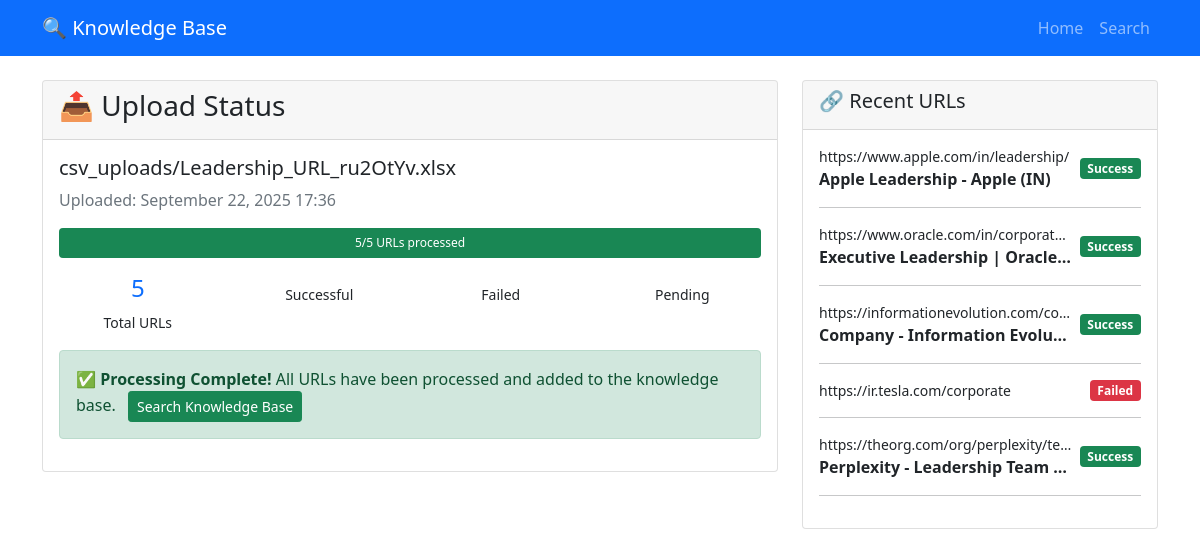
Page /upload/8/status/ on the committed database.
### knowledge_base/models.py (models this page shows, shortened)
class CSVUpload(models.Model):
    file = models.FileField(upload_to='csv_uploads/')
    uploaded_at = models.DateTimeField(default=timezone.now)
    processed = models.BooleanField(default=False)
    total_urls = models.IntegerField(default=0)
    processed_urls = models.IntegerField(default=0)

class ScrapedURL(models.Model):
    STATUS_CHOICES = [
        ('pending', 'Pending'),
        ('success', 'Success'),
        ('failed', 'Failed'),
        ('processing', 'Processing')
    ]
    csv_upload = models.ForeignKey(CSVUpload, on_delete=models.CASCADE, related_name='scraped_urls')
    url = models.URLField(max_length=2000)
    title = models.CharField(max_length=500, blank=True)
    content = models.TextField(blank=True)
    meta_description = models.TextField(blank=True)
    status_code = models.IntegerField(null=True)
    scraping_status = models.CharField(max_length=20, choices=STATUS_CHOICES, default='pending')
    scraped_at = models.DateTimeField(null=True, blank=True)
    error_message = models.TextField(blank=True)
    structured_data = models.JSONField(default=dict, blank=True)
    vectorized = models.BooleanField(default=False)
    vector_id = models.CharField(max_length=100, blank=True)
    class Meta:
        unique_together = ['csv_upload', 'url']

### knowledge_base/views.py (the view)
# urls.py: path('upload/<int:upload_id>/status/', views.upload_status, name='upload_status'),
def upload_status(request, upload_id):
    csv_upload = get_object_or_404(CSVUpload, id=upload_id)
    progress_percent = (csv_upload.processed_urls / csv_upload.total_urls * 100) if csv_upload.total_urls > 0 else 0
    context = {
        'csv_upload': csv_upload,
        'progress_percent': progress_percent,
        'can_process': csv_upload.scraped_urls.filter(scraping_status='pending').exists()
    }
    return render(request, 'knowledge_base/upload_status.html', context)

### templates/knowledge_base/upload_status.html (shortened to what this page needs)
{% extends 'base.html' %}
{% block content %}
<div class="row">
    <div class="col-lg-8">
        <div class="card">
            <div class="card-header d-flex justify-content-between align-items-center">
                <h3>📤 Upload Status</h3>
            </div>
            <div class="card-body">
                <h5>{{ csv_upload.file.name }}</h5>
                <p class="text-muted">Uploaded: {{ csv_upload.uploaded_at|date:"F d, Y H:i" }}</p>
                <div class="progress mb-3" style="height: 30px;">
                    <div class="progress-bar {% if csv_upload.processed %}bg-success{% else %}bg-primary{% endif %}"
                         role="progressbar" style="width: {{ progress_percent }}%">
                        {{ csv_upload.processed_urls }}/{{ csv_upload.total_urls }} URLs processed
                    </div>
                </div>
                <div class="row text-center">
                    <div class="col-md-3">
                        <h4 class="text-primary">{{ csv_upload.total_urls }}</h4>
                        <small>Total URLs</small>
                    </div>
                    <div class="col-md-3">
                        <small>Successful</small>
                    </div>
                    <div class="col-md-3">
                        <small>Failed</small>
                    </div>
                    <div class="col-md-3">
                        <small>Pending</small>
                    </div>
                </div>
                {% if csv_upload.processed %}
                    <div class="alert alert-success mt-3">
                        <strong>✅ Processing Complete!</strong>
                        All URLs have been processed and added to the knowledge base.
                        <a href="{% url 'search' %}" class="btn btn-success btn-sm ms-2">Search Knowledge Base</a>
                    </div>
                {% elif can_process %}
                    <div class="alert alert-info mt-3">
                        <strong>ℹ️ Ready to Process</strong>
                        Click the "Process URLs" button above to start scraping the URLs.
                    </div>
                {% else %}
                    <div class="alert alert-warning mt-3">
                        <strong>⏳ No Pending URLs</strong>
                        All URLs have been processed or are currently being processed.
                    </div>
                {% endif %}
            </div>
        </div>
    </div>
    <div class="col-lg-4">
        <div class="card">
            <div class="card-header">
                <h5>🔗 Recent URLs</h5>
            </div>
            <div class="card-body" style="max-height: 400px; overflow-y: auto;">
                {% for url in csv_upload.scraped_urls.all|slice:":10" %}
                    <div class="d-flex justify-content-between align-items-center mb-2">
                        <div style="flex: 1; min-width: 0;">
                            <small class="text-truncate d-block">{{ url.url|truncatechars:40 }}</small>
                            {% if url.title %}
                                <strong class="text-truncate d-block">{{ url.title|truncatechars:30 }}</strong>
                            {% endif %}
                        </div>
                        <span class="badge bg-{% if url.scraping_status == 'success' %}success{% elif url.scraping_status == 'failed' %}danger{% elif url.scraping_status == 'processing' %}warning{% else %}secondary{% endif %} ms-2">
                            {{ url.scraping_status|title }}
                        </span>
                    </div>
                    <hr>
                {% empty %}
                    <p class="text-muted">No URLs found.</p>
                {% endfor %}
            </div>
        </div>
    </div>
</div>
{% endblock %}

### templates/base.html (shortened to what this page needs)
<!DOCTYPE html>
<html lang="en">
<head>
    <link href="https://cdn.jsdelivr.net/npm/bootstrap@5.1.3/dist/css/bootstrap.min.css" rel="stylesheet">
</head>
<body>
    <nav class="navbar navbar-expand-lg navbar-dark bg-primary">
        <div class="container">
            <a class="navbar-brand" href="{% url 'home' %}">🔍 Knowledge Base</a>
            <div class="navbar-nav ms-auto">
                <a class="nav-link" href="{% url 'home' %}">Home</a>
                <a class="nav-link" href="{% url 'search' %}">Search</a>
            </div>
        </div>
    </nav>
    <div class="container mt-4">
        {% block content %}{% endblock %}
    </div>
</body>
</html>

### rows in the picture
CSVUpload: file.name "csv_uploads/Leadership_URL_ru2OtYv.xlsx", uploaded_at "September 22, 2025 17:36", processed_urls "5", total_urls "5"
ScrapedURL: url "https://www.apple.com/in/leadership/", title "Apple Leadership - Apple (IN)", scraping_status "Success"
ScrapedURL: url "https://www.oracle.com/in/corporat…", title "Executive Leadership | Oracle…", scraping_status "Success"
ScrapedURL: url "https://informationevolution.com/co…", title "Company - Information Evolu…", scraping_status "Success"
ScrapedURL: url "https://ir.tesla.com/corporate", scraping_status "Failed"
ScrapedURL: url "https://theorg.com/org/perplexity/te…", title "Perplexity - Leadership Team …", scraping_status "Success"
